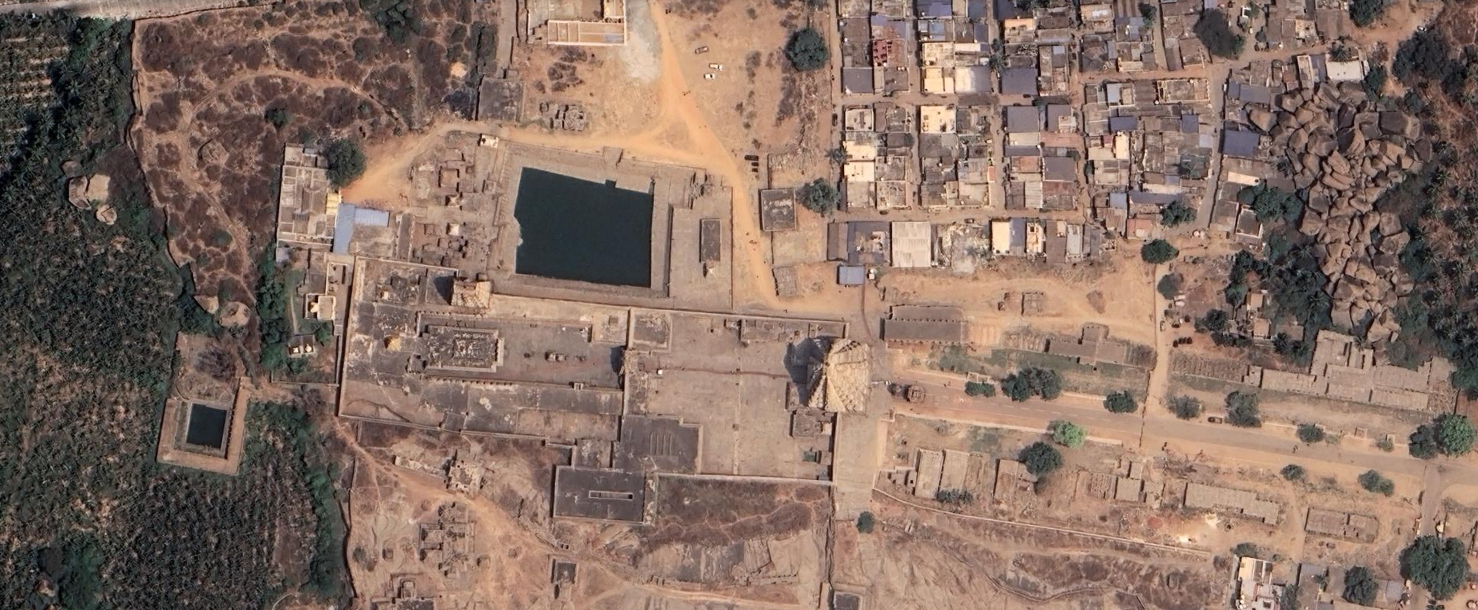
#> input picture Files/images/img1.png, 1478 x 610 px, found by its file name; its folder holds 4 pictures in this run
$ python extract_terrain_features.py   (older library calls are emulated)
#> lines starting #> are read from the running program, lines starting #| are printed output that depends on the picture
"""
Week 5: Extract terrain features from images
Features: slope, vegetation index, elevation (estimated), texture
"""
import os
import numpy as np
import cv2
from PIL import Image
import pandas as pd
from pathlib import Path
from skimage import filters, feature, measure
from scipy import ndimage
import json

def calculate_vegetation_index(rgb_image):
    """
    Calculate NDVI-like vegetation index from RGB image
    Uses Green-Red Vegetation Index (GRVI) as proxy
    """
    r, g, b = rgb_image[:, :, 0], rgb_image[:, :, 1], rgb_image[:, :, 2]

    # GRVI: (Green - Red) / (Green + Red)
    grvi = np.where((g + r) > 0, (g.astype(float) - r.astype(float)) / (g.astype(float) + r.astype(float) + 1e-6), 0)

    # Alternative: ExG (Excess Green)
    exg = 2 * g.astype(float) - r.astype(float) - b.astype(float)
    exg = (exg - exg.min()) / (exg.max() - exg.min() + 1e-6)

    return {
        'grvi_mean': np.mean(grvi),
        'grvi_std': np.std(grvi),
        'exg_mean': np.mean(exg),
        'exg_std': np.std(exg),
        'green_ratio': np.mean(g) / (np.mean(r) + np.mean(g) + np.mean(b) + 1e-6)
    }

def estimate_slope_from_image(gray_image):
    """
    Estimate slope from image gradients and texture
    High gradient areas might indicate slopes
    """
    # Calculate gradients
    grad_x = cv2.Sobel(gray_image, cv2.CV_64F, 1, 0, ksize=3)
    grad_y = cv2.Sobel(gray_image, cv2.CV_64F, 0, 1, ksize=3)

    # Gradient magnitude (slope proxy)
    gradient_magnitude = np.sqrt(grad_x**2 + grad_y**2)

    # Edge density (high edges might indicate terrain variation)
    edges = filters.sobel(gray_image)

    return {
        'gradient_mean': np.mean(gradient_magnitude),
        'gradient_std': np.std(gradient_magnitude),
        'gradient_max': np.max(gradient_magnitude),
        'edge_density': np.mean(edges > np.percentile(edges, 90)),
        'texture_variance': np.var(gray_image)
    }

def estimate_elevation_proxy(gray_image):
    """
    Estimate elevation proxy from image intensity and shadow patterns
    Darker areas might indicate valleys, brighter areas might indicate peaks
    """
    # Intensity-based elevation proxy
    intensity = gray_image.astype(float)

    # Shadow detection (darker regions)
    shadow_threshold = np.percentile(intensity, 25)
    shadow_ratio = np.mean(intensity < shadow_threshold)

    # Brightness (potential peaks)
    brightness_threshold = np.percentile(intensity, 75)
    brightness_ratio = np.mean(intensity > brightness_threshold)

    # Local contrast (terrain variation)
    kernel = np.array([[-1, -1, -1], [-1, 8, -1], [-1, -1, -1]])
    contrast = cv2.filter2D(intensity, -1, kernel)

    return {
        'intensity_mean': np.mean(intensity),
        'intensity_std': np.std(intensity),
        'shadow_ratio': shadow_ratio,
        'brightness_ratio': brightness_ratio,
        'contrast_mean': np.mean(np.abs(contrast)),
        'local_variance': np.mean(ndimage.generic_filter(intensity, np.var, size=5))
    }

def extract_texture_features(gray_image):
    """
    Extract texture features using Local Binary Patterns (LBP)
    Useful for identifying erosion patterns
    """
    # Local Binary Pattern
    lbp = feature.local_binary_pattern(gray_image, 8, 1, method='uniform')
    lbp_hist, _ = np.histogram(lbp.ravel(), bins=10, range=(0, 10))
    lbp_hist = lbp_hist / (lbp_hist.sum() + 1e-6)

    # GLCM-like features (contrast, homogeneity)
    # Simplified version using local statistics
    local_mean = ndimage.uniform_filter(gray_image.astype(float), size=5)
    local_var = ndimage.generic_filter(gray_image.astype(float), np.var, size=5)

    return {
        'lbp_entropy': -np.sum(lbp_hist * np.log(lbp_hist + 1e-6)),
        'texture_contrast': np.mean(local_var),
        'texture_homogeneity': 1.0 / (1.0 + np.mean(local_var)),
        'texture_energy': np.mean(local_mean**2)
    }

def extract_all_features(image_path):
    """
    Extract all terrain features from an image
    """
    # Load image
    img = cv2.imread(image_path)
    if img is None:
        # Try PIL if OpenCV fails
        img = np.array(Image.open(image_path))
        if len(img.shape) == 2:
            img = cv2.cvtColor(img, cv2.COLOR_GRAY2RGB)
        img = cv2.cvtColor(img, cv2.COLOR_RGB2BGR)

    rgb_img = cv2.cvtColor(img, cv2.COLOR_BGR2RGB)
    gray_img = cv2.cvtColor(img, cv2.COLOR_BGR2GRAY)

    # Extract features
    features = {}

    # Vegetation index
    veg_features = calculate_vegetation_index(rgb_img)
    features.update(veg_features)

    # Slope estimation
    slope_features = estimate_slope_from_image(gray_img)
    features.update(slope_features)

    # Elevation proxy
    elev_features = estimate_elevation_proxy(gray_img)
    features.update(elev_features)

    # Texture features
    texture_features = extract_texture_features(gray_img)
    features.update(texture_features)

    # Additional spatial features
    features['image_width'] = img.shape[1]
    features['image_height'] = img.shape[0]
    features['aspect_ratio'] = img.shape[1] / img.shape[0]

    return features

# [41 lines left out: function create_erosion_labels_from_masks, not called in this run]

def extract_features_for_all_images(images_dir, output_csv='terrain_features.csv'):
    """
    Extract features for all images and save to CSV
    """
    features_list = []

    image_files = [f for f in os.listdir(images_dir) if f.lower().endswith(('.jpg', '.jpeg', '.png'))]

    print(f"Extracting features from {len(image_files)} images...")

    for img_file in image_files:
        img_path = os.path.join(images_dir, img_file)
        base_name = os.path.splitext(img_file)[0]

        try:
            features = extract_all_features(img_path)
#> in extract_all_features, img is the input picture: shape (610, 1478, 3); mean B, G, R 99, 110.6, 133.8
#> in calculate_vegetation_index, `r, g, b = rgb_image[:, :, 0], rgb_image[:, :, 1], rgb_image[:, :, 2]`:
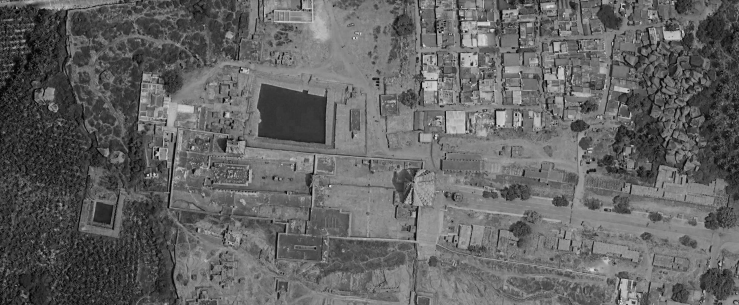
#> b: shape (610, 1478) (shown at 1/2 size); min 0, max 241, mean 99
#> in calculate_vegetation_index, `exg = 2 * g.astype(float) - r.astype(float) - b.astype(float)`:
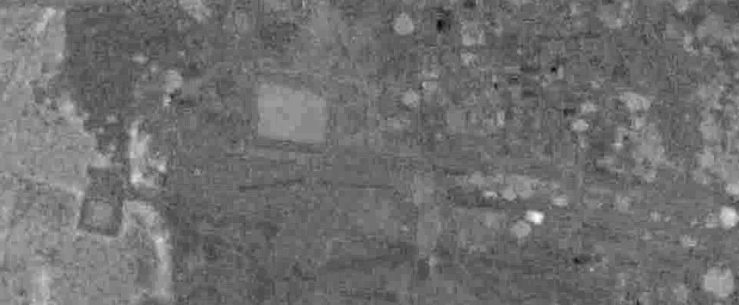
#> exg: shape (610, 1478) float64 (shown at 1/2 size); min -63, max 54, mean -11.7; drawn with min black and max white
#> in extract_all_features, `veg_features = calculate_vegetation_index(rgb_img)`: veg_features = {'grvi_mean': -0.0875, 'grvi_std': 0.069, 'exg_mean': 0.439, 'exg_std': 0.0771, 'green_ratio': 0.322}
#> in estimate_slope_from_image, `edges = filters.sobel(gray_image)`:
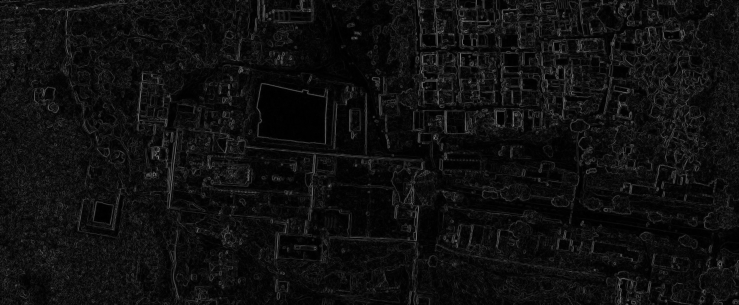
#> edges: shape (610, 1478) float64 (shown at 1/2 size); min 0, max 0.586, mean 0.0607
#> in extract_all_features, `slope_features = estimate_slope_from_image(gray_img)`: slope_features = {'gradient_mean': 87.55, 'gradient_std': 84.18, 'gradient_max': 846, 'edge_density': 0.1, 'texture_variance': 2212.4}
#> in estimate_elevation_proxy, `shadow_threshold = np.percentile(intensity, 25)`: shadow_threshold = 77
#> in estimate_elevation_proxy, `shadow_ratio = np.mean(intensity < shadow_threshold)`: shadow_ratio = 0.249
#> in estimate_elevation_proxy, `brightness_threshold = np.percentile(intensity, 75)`: brightness_threshold = 155
#> in estimate_elevation_proxy, `brightness_ratio = np.mean(intensity > brightness_threshold)`: brightness_ratio = 0.244
#> in estimate_elevation_proxy, `contrast = cv2.filter2D(intensity, -1, kernel)`:
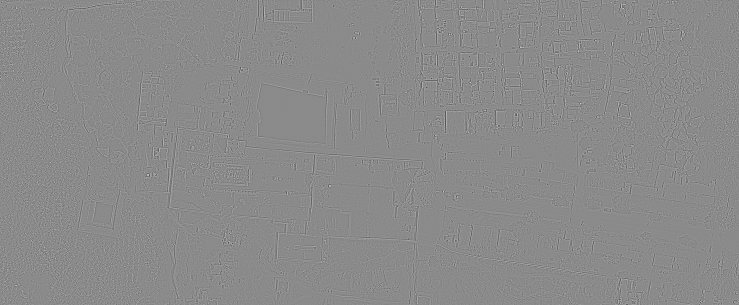
#> contrast: shape (610, 1478) float64 (shown at 1/2 size); min -907, max 760, mean 0; drawn with min black and max white
#> in extract_all_features, `elev_features = estimate_elevation_proxy(gray_img)`: elev_features = {'intensity_mean': 116.2, 'intensity_std': 47.04, 'shadow_ratio': 0.249, 'brightness_ratio': 0.244, 'contrast_mean': 53.31, 'local_variance': 336.3}
#> in extract_texture_features, `lbp = feature.local_binary_pattern(gray_image, 8, 1, method='uniform')`:
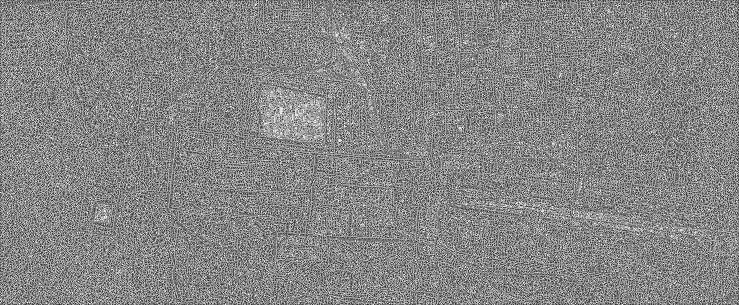
#> lbp: shape (610, 1478) float64 (shown at 1/2 size); min 0, max 9, mean 4.73; drawn with min black and max white
#> in extract_texture_features, `lbp_hist, _ = np.histogram(lbp.ravel(), bins=10, range=(0, 10))`: lbp_hist = [47246, 69640, 60971, 111681, 163472, 128766, 77616, 69691, 65942, 106555]
#> in extract_texture_features, `lbp_hist = lbp_hist / (lbp_hist.sum() + 1e-6)`: lbp_hist = [0.0524, 0.0772, 0.0676, 0.124, 0.181, 0.143, 0.0861, 0.0773, 0.0731, 0.118]
            features['image_name'] = base_name
            features['image_file'] = img_file
            features_list.append(features)
            print(f"Extracted features from {img_file}")
        except Exception as e:
            print(f"Error processing {img_file}: {e}")
            continue
#> pass 2 of the loop in extract_features_for_all_images, `for img_file in image_files:`:
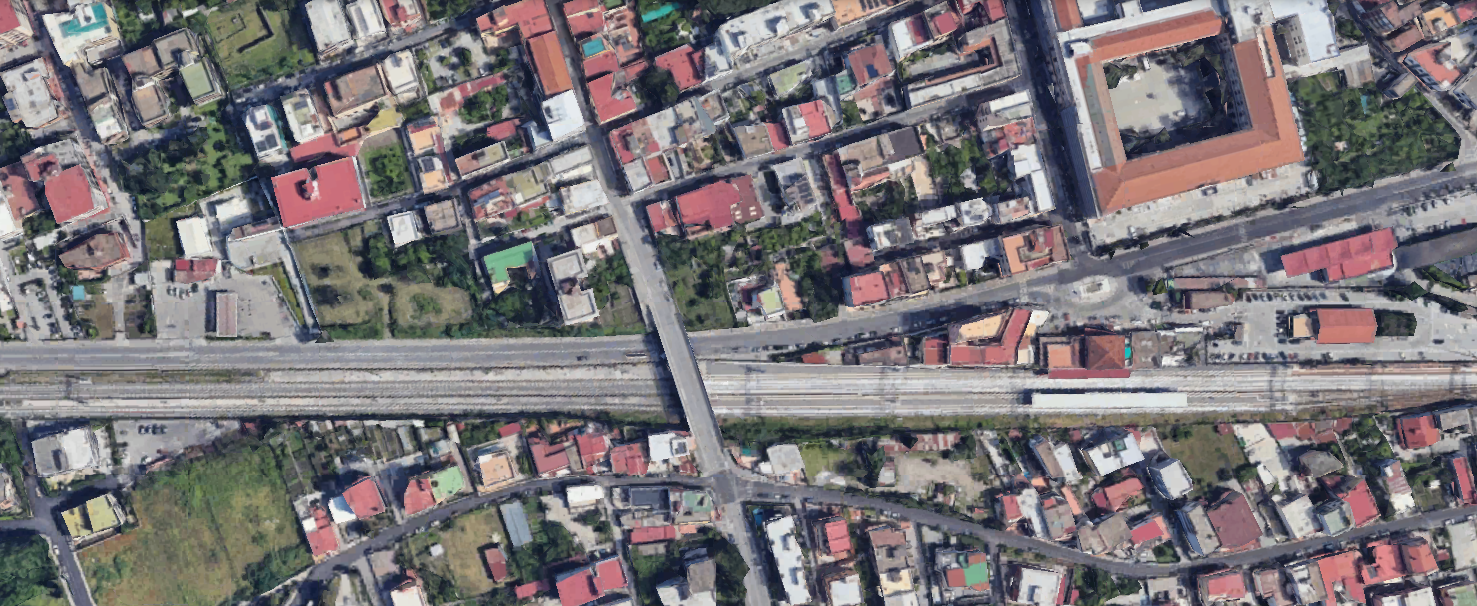
#> input picture Files/images/img10.png, 1477 x 606 px, found by its file name
#> in extract_all_features, img is the input picture: shape (606, 1477, 3); mean B, G, R 120.1, 117.1, 121.9
#> rgb_img: shape (606, 1477, 3)
#> gray_img: shape (606, 1477)
#> r: shape (606, 1477)
#> g: shape (606, 1477)
#> in calculate_vegetation_index (call 2), `r, g, b = rgb_image[:, :, 0], rgb_image[:, :, 1], rgb_image[:, :, 2]`:
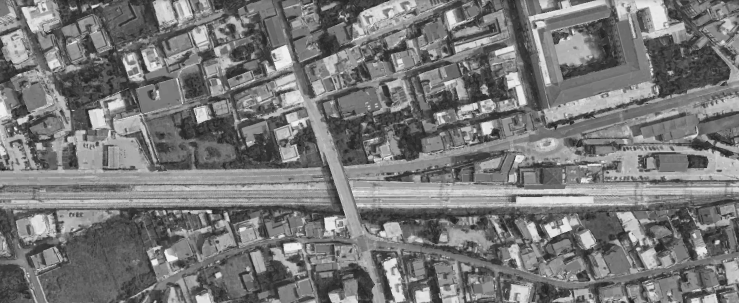
#> b: shape (606, 1477) (shown at 1/2 size); min 16, max 247, mean 120.1
#> grvi: shape (606, 1477) float64
#> in calculate_vegetation_index (call 2), `exg = 2 * g.astype(float) - r.astype(float) - b.astype(float)`:
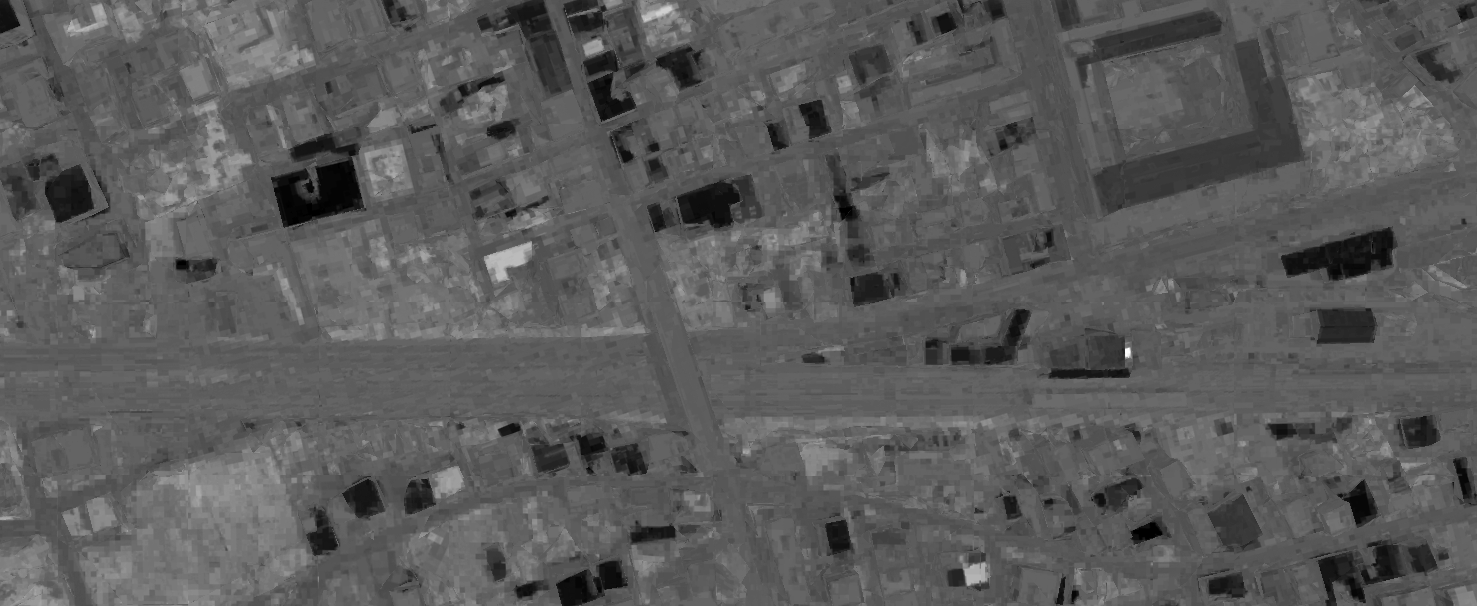
#> exg: shape (606, 1477) float64; min -111, max 177, mean -7.8; drawn with min black and max white
#> veg_features = {'grvi_mean': -0.00216, 'grvi_std': 0.0887, 'exg_mean': 0.358, 'exg_std': 0.0864, 'green_ratio': 0.326}

    # Create DataFrame
    df = pd.DataFrame(features_list)
    df.to_csv(output_csv, index=False)
    print(f"\nFeatures saved to {output_csv}")
    print(f"Total features extracted: {len(df)}")
    print(f"Feature columns: {list(df.columns)}")

    return df

if __name__ == "__main__":
    import argparse

    parser = argparse.ArgumentParser(description="Extract terrain features from images")
    parser.add_argument("--images-dir", type=str, default="images", help="Directory containing images")
    parser.add_argument("--masks-dir", type=str, default="masks", help="Directory containing masks")
    parser.add_argument("--output-features", type=str, default="terrain_features.csv", help="Output CSV file for features")
    parser.add_argument("--output-labels", type=str, default="erosion_labels.json", help="Output JSON file for labels")

    args = parser.parse_args()

    # Extract features
    print("=" * 70)
    print("TERRAIN FEATURE EXTRACTION")
    print("=" * 70)
#> (the run stopped early here; a loop or call above may not have finished)
